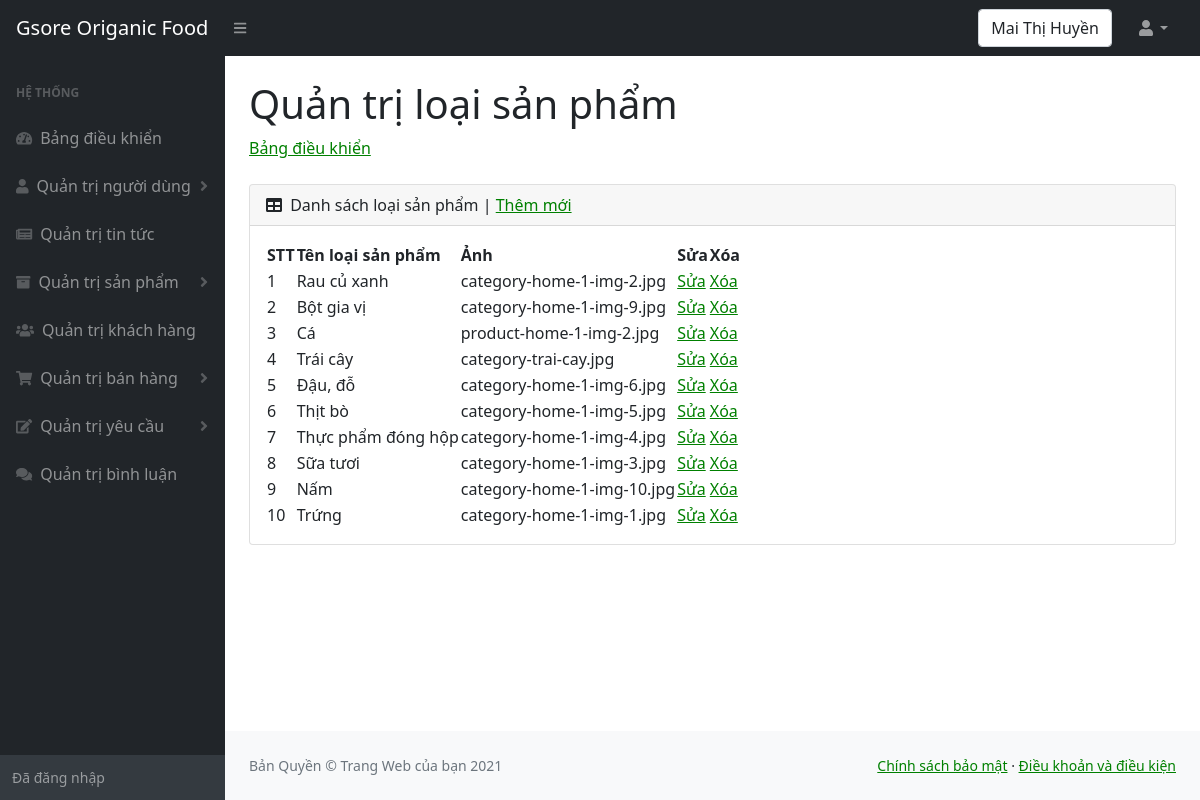
Page /admin/loaisanpham.php (signed in) on the committed database.
### tables this page shows
CREATE TABLE `loaisanpham` (
  `maloaisanpham` int(10) NOT NULL  PRIMARY key auto_increment,
  `tenloaisanpham` varchar(100) NOT NULL,
  `anhloai` varchar(200) NOT NULL,
  `parent_id` int(10)  ,
  `level` int  

);

### admin/loaisanpham.php (the view, shortened to what this page needs)
<!DOCTYPE html>
<html lang="en">
<head>
    <link href="https://cdn.jsdelivr.net/npm/simple-datatables@latest/dist/style.css" rel="stylesheet" />
    <link href="css/styles.css" rel="stylesheet" />
</head>
<body class="sb-nav-fixed">
    <nav class="sb-topnav navbar navbar-expand navbar-dark bg-dark">
        <a class="navbar-brand ps-3" href="../index.php">Gsore Origanic Food </a>
        <button class="btn btn-link btn-sm order-1 order-lg-0 me-4 me-lg-0" id="sidebarToggle" href="#!"><i class="fas fa-bars"></i></button>
        <form class="d-none d-md-inline-block form-inline ms-auto me-0 me-md-3 my-2 my-md-0">
            <div class="input-group">
                <div class="form-control"><?php echo $_SESSION['ten_nguoi_dung']; ?> </div>
            </div>
        </form>
        <ul class="navbar-nav ms-auto ms-md-0 me-3 me-lg-4">
            <li class="nav-item dropdown">
                <a class="nav-link dropdown-toggle" id="navbarDropdown" href="#" role="button" data-bs-toggle="dropdown" aria-expanded="false"><i class="fas fa-user fa-fw"></i></a>
            </li>
        </ul>
    </nav>
    <div id="layoutSidenav">
        <div id="layoutSidenav_nav">
            <nav class="sb-sidenav accordion sb-sidenav-dark" id="sidenavAccordion">
                <div class="sb-sidenav-menu">
                    <div class="nav">
                        <div class="sb-sidenav-menu-heading">Hệ thống</div>
                        <a class="nav-link" href="index.php">
                            <div class="sb-nav-link-icon"><i class="fas fa-tachometer-alt"></i></div>
                            Bảng điều khiển
                        </a>
                        <a class="nav-link collapsed" href="nguoidung.php" data-bs-toggle="collapse" data-bs-target="#collapseOne" aria-expanded="false" aria-controls="collapseOne">
                            <div class="sb-nav-link-icon"><i class="fas fa-user"></i></div>
                            Quản trị người dùng
                            <div class="sb-sidenav-collapse-arrow"><i class="fas fa-angle-down"></i></div>
                        </a>
                        <a class="nav-link" href="tintuc.php">
                            <div class="sb-nav-link-icon"><i class="fas fa-newspaper"></i></div>
                            Quản trị tin tức
                        </a>
                        <a class="nav-link collapsed" href="#" data-bs-toggle="collapse" data-bs-target="#collapseTwo" aria-expanded="false" aria-controls="collapseTwo">
                            <div class="sb-nav-link-icon"><i class="fas fa-archive"></i></div>
                            Quản trị sản phẩm
                            <div class="sb-sidenav-collapse-arrow"><i class="fas fa-angle-down"></i></div>
                        </a>
                        <a class="nav-link" href="khachhang.php">
                            <div class="sb-nav-link-icon"><i class="fas fa-users"></i></div>
                            Quản trị khách hàng
                        </a>
                        <a class="nav-link collapsed" href="#" data-bs-toggle="collapse" data-bs-target="#collapseThree" aria-expanded="false" aria-controls="collapseThree">
                            <div class="sb-nav-link-icon"><i class="fas fa-shopping-cart"></i></div>
                            Quản trị bán hàng
                            <div class="sb-sidenav-collapse-arrow"><i class="fas fa-angle-down"></i></div>
                        </a>
                        <a class="nav-link collapsed" href="#" data-bs-toggle="collapse" data-bs-target="#collapseFour" aria-expanded="false" aria-controls="collapseFour">
                            <div class="sb-nav-link-icon"><i class="fas fa-edit"></i></div>
                            Quản trị yêu cầu
                            <div class="sb-sidenav-collapse-arrow"><i class="fas fa-angle-down"></i></div>
                        </a>
                        <a class="nav-link" href="binhluan.php">
                            <div class="sb-nav-link-icon"><i class="fas fa-comments"></i></div>
                            Quản trị bình luận
                        </a>
                    </div>
                </div>
                <div class="sb-sidenav-footer">
                    <div class="small">Đã đăng nhập</div>
                </div>
            </nav>
        </div>
        <div id="layoutSidenav_content">
            <main>
                <div class="container-fluid px-4">
                    <h1 class="mt-4">Quản trị loại sản phẩm</h1>
                    <ol class="breadcrumb mb-4">
                        <li class="breadcrumb-item"><a href="index.php">Bảng điều khiển</a></li>
                    </ol>
                    <div class="card mb-4">
                        <div class="card-header">
                            <i class="fas fa-table me-1"></i>
                            Danh sách loại sản phẩm | <a href="loaisanphamthemmoi.php">Thêm mới</a>
                        </div>
                        <div class="card-body">
                            <table id="datatablesSimple">
                                <thead>
                                    <tr>
                                        <th>STT</th>
                                        <th>Tên loại sản phẩm</th>
                                        <th>Ảnh</th>
                                        <th>Sửa</th>
                                        <th>Xóa</th>
                                    </tr>
                                </thead>
                                <tbody>
                                    <?php
                                    include("../config.php");
                                    $sql = "
                                                  SELECT *
                                                  FROM loaisanpham
                                                  ORDER BY maloaisanpham DESC
                                        ";
                                    $loai_san_pham = mysqli_query($ket_noi, $sql);
                                    $i = 0;
                                    while ($row = mysqli_fetch_array($loai_san_pham)) {
                                        $i++;; ?>
                                        <tr>
                                            <td><?php echo $i; ?></td>
                                            <td><?php echo $row["tenloaisanpham"]; ?></td>
                                            <td><?php echo $row["anhloai"]; ?></td>
                                            <td><a href="loaisanphamsua.php?id=<?php echo $row["maloaisanpham"]; ?>">Sửa</a></td>
                                            <td><a href="loaisanphamxoa.php?id=<?php echo $row["maloaisanpham"]; ?>">Xóa</a></td>
                                        </tr>
                                    <?php
                                    }; ?>
                                </tbody>
                            </table>
                        </div>
                    </div>
                </div>
            </main>
            <footer class="py-4 bg-light mt-auto">
                <div class="container-fluid px-4">
                    <div class="d-flex align-items-center justify-content-between small">
                        <div class="text-muted">Bản Quyền &copy; Trang Web của bạn 2021</div>
                        <div>
                            <a href="chinhsachbaomat.php">Chính sách bảo mật</a>
                            &middot;
                            <a href="chinhsachbaomat.php">Điều khoản và điều kiện</a>
                        </div>
                    </div>
                </div>
            </footer>
        </div>
    </div>
</body>
</html>

### rows in the picture
loaisanpham: tenloaisanpham "Rau củ xanh", anhloai "category-home-1-img-2.jpg"
loaisanpham: tenloaisanpham "Bột gia vị", anhloai "category-home-1-img-9.jpg"
loaisanpham: tenloaisanpham "Cá", anhloai "product-home-1-img-2.jpg"
loaisanpham: tenloaisanpham "Trái cây", anhloai "category-trai-cay.jpg"
loaisanpham: tenloaisanpham "Đậu, đỗ", anhloai "category-home-1-img-6.jpg"
loaisanpham: tenloaisanpham "Thịt bò", anhloai "category-home-1-img-5.jpg"
loaisanpham: tenloaisanpham "Thực phẩm đóng hộp", anhloai "category-home-1-img-4.jpg"
loaisanpham: tenloaisanpham "Sữa tươi", anhloai "category-home-1-img-3.jpg"
loaisanpham: tenloaisanpham "Nấm", anhloai "category-home-1-img-10.jpg"
loaisanpham: tenloaisanpham "Trứng", anhloai "category-home-1-img-1.jpg"

### other values in the picture
$_SESSION['ten_nguoi_dung'] "Mai Thị Huyền"
